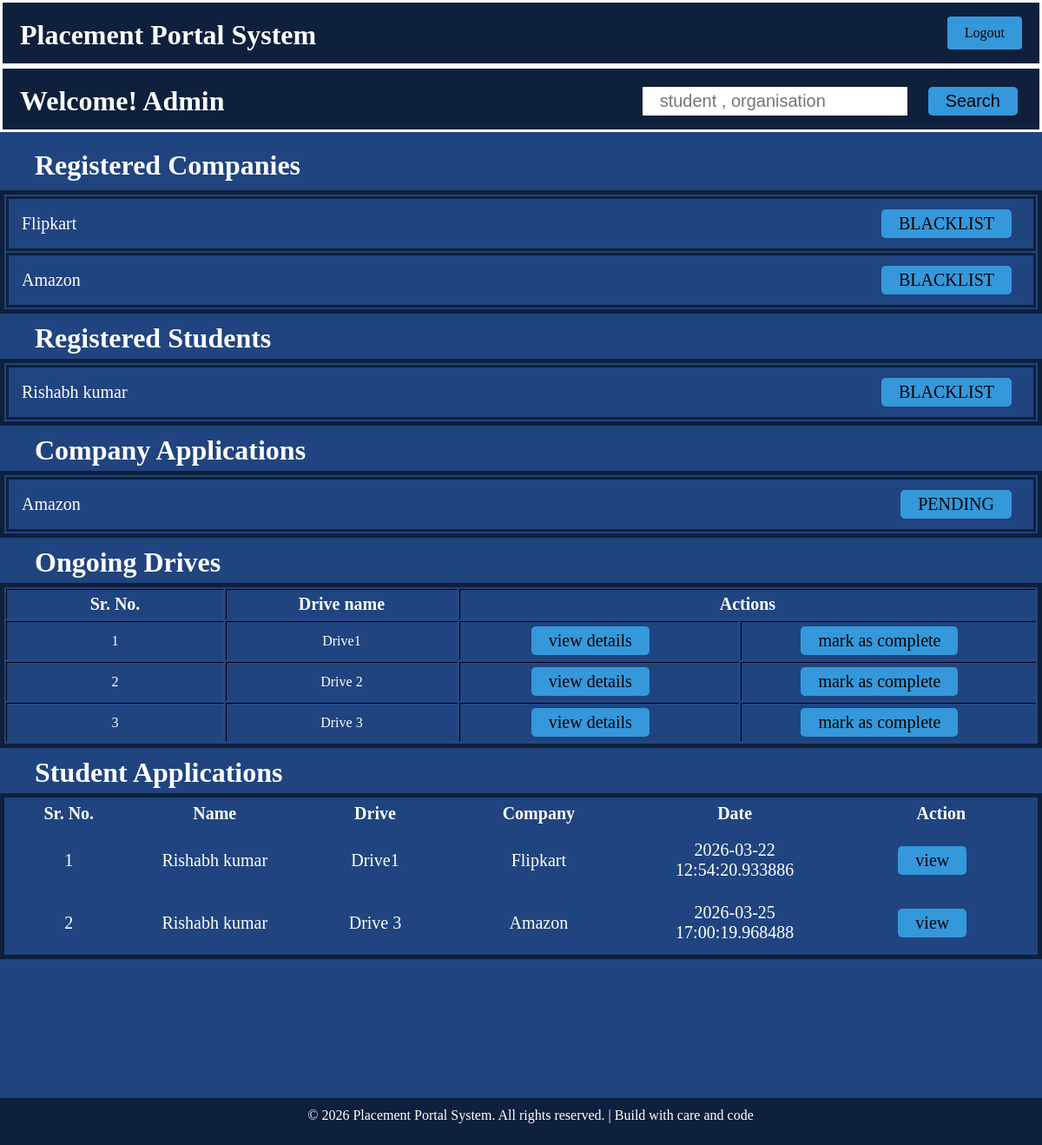
Before: /admin_dash (signed in) with the older database file.
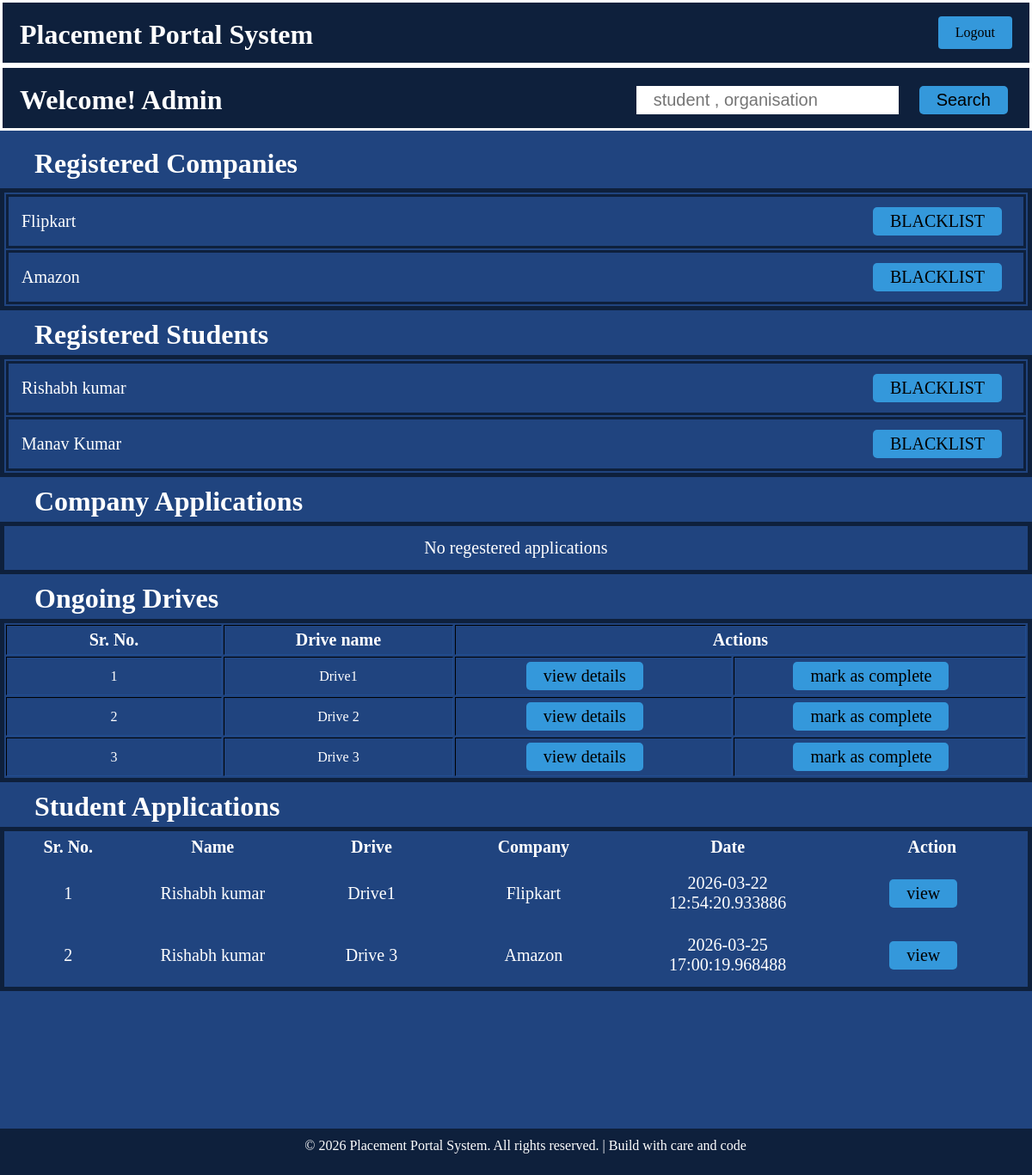
After: the same page with the newer database file.
### models.py (models this page shows)
class User(db.Model):
    __tablename__ = 'users'
    id = db.Column(db.Integer , primary_key=True)
    name = db.Column(db.String(100) , nullable=False)
    email = db.Column(db.String(100) , nullable=False , unique=True)
    password = db.Column(db.String(100) , nullable=False , unique=True)
    role = db.Column(db.String(100) , nullable=False)
    contact = db.Column(db.Integer , nullable=False , unique=True)
    is_active = db.Column(db.String(50),default=True)
    is_blacklist = db.Column(db.Boolean, default=False)

class Profile(db.Model):
    __tablename__ = 'profile'
    company_id = db.Column(db.Integer , db.ForeignKey('drive.company_id') , primary_key=True)
    user_id = db.Column(db.Integer , db.ForeignKey('users.id') , nullable=False)
    company_name = db.Column(db.String(100) , nullable=False, unique=True)
    Hr_contact = db.Column(db.Integer , nullable=False , unique=True)
    website = db.Column(db.String(100) , nullable=False , unique=True)
    Status = db.Column(db.String , default="pending")
    user = db.relationship('User', backref=db.backref('profile', uselist=False))
    drive = db.relationship('Drive', backref='profile')

class Drive(db.Model):
    __tablename__ = 'drive'
    id = db.Column(db.Integer , primary_key=True)
    user_id = db.Column(db.Integer , db.ForeignKey('users.id') , nullable=False)
    drive_name = db.Column(db.String(100) , nullable=False)
    company_id = db.Column(db.Integer , nullable=False)
    job_title = db.Column(db.String(100) , nullable=False)
    job_description = db.Column(db.String(100) , nullable=True)
    eligibilty = db.Column(db.String(100) , nullable=False)
    deadline = db.Column(db.DateTime)
    status = db.Column(db.String , default="pending")
    user = db.relationship('User', backref='drives')

class Application(db.Model):
    __tablename__ = 'application'
    id = db.Column(db.Integer , primary_key=True)
    student_name = db.Column(db.String , nullable=False)
    student_id = db.Column(db.Integer , nullable=False)
    drive_id = db.Column(db.Integer , db.ForeignKey('drive.id') , nullable=False)
    date = db.Column(db.DateTime , default = datetime.utcnow)
    status = db.Column(db.String , default="applied")
    drive = db.relationship('Drive', backref='applications')

### app.py (the view)
@app.route('/admin_dash' , methods=['GET','POST'])
def admin_dash():
    if session.get('role') != "admin":
        return redirect(url_for('index'))
    query = User.query.filter_by(role='company')
    companies = query.distinct().all()
    students = User.query.filter_by(role='student').distinct().all()
    applications = Profile.query.filter_by(Status='pending').distinct().all()
    drives = Drive.query.distinct().all()
    drive=aliased(Drive)
    profile=aliased(Profile)
    details = db.session.query(
        Application.id,
        Application.student_name,
        Application.date,
        drive.job_description.label('job_description'),
        drive.job_title.label('job_title'),
        drive.drive_name.label('drive_name'),
        profile.company_name
    ).select_from(Application).join(drive,Application.drive_id==drive.id).join(profile,profile.user_id==drive.user_id).all()
    stu_applications = []
    for detail in details:
        stu_applications.append({
            'id':detail.id,
            'student_name':detail.student_name,
            'department':detail.job_description,
            'job_title':detail.job_title,
            'drive_name':detail.drive_name,
            'company_name':detail.company_name,
            'date':detail.date
        })
    return render_template('admin_dash.html' , companies=companies , students=students, applications=applications, drives=drives, stu_applications=stu_applications)

### templates/admin_dash.html (shortened to what the changed rows need)
{% extends "base.html" %}
{% block content %}
<div class="contain">
    <div class="ban flex">
        <h1>Welcome! Admin</h1>
    </div>
    <div class="comapny-banner">
        <div style="display: flex; justify-content: space-between; padding-top:10px; padding-bottom:5px">
            <h1><span style="color: white;padding-left:20px;">Registered Companies</span></h1>
        </div>
        <div class="com-list">
            <table>
                {% if companies %}
                {% for company in companies %}
                <tr>
                    <td style="border: 3px solid rgb(14, 32, 60);">
                        <div style="display: flex; justify-content: space-between; align-items: center;">
                            <div style="color:white; padding:12px 10px; font-size:20px;">{{ company.name }}</div>
                            <div>
                                {% if company.is_blacklist %}
                                    <a href="{{url_for('un_blacklist_company' ,id=company.id)}}">REMOVE BLACKLIST</a>
                                {% else %}
                                    <a href="{{url_for('blacklist_company' ,id=company.id)}}">BLACKLIST</a>
                                {% endif %}
                            </div>
                        </div>
                    </td>
                </tr>
                {% endfor %}
                {% else %}
                <tr class="application_td">
                    <td colspan="5" style="color: white;">No Company regestered</td>
                </tr>
                {% endif %}
            </table>
        </div>
    </div>
    <div class="patient-banner">
        <h1><span style="color: white;padding-left:20px;">Registered Students</span></h1>
        <div class="patient-list">
            <table>
                {% if students %}
                {% for student in students %}
                <tr>
                    <td style="border: 3px solid rgb(14, 32, 60);">
                        <div style="display: flex; justify-content: space-between; align-items: center;">
                            <div style="color:white; padding:12px 10px; font-size:20px;">{{ student.name }}</div>
                            <div>
                                {% if student.is_blacklist %}
                                    <a href="{{url_for('un_blacklist_student' ,id=student.id)}}">REMOVE BLACKLIST</a>
                                {% else %}
                                    <a href="{{url_for('blacklist_company' ,id=student.id)}}">BLACKLIST</a>
                                {% endif %}
                            </div>
                        </div>
                    </td>
                </tr>
                {% endfor %}
                {% else %}
                <tr class="application_td">
                    <td colspan="5" style="color: white;">No students regestered</td>
                </tr>
                {% endif %}
            </table>
        </div>
    </div>
    <div class="patient-banner">
        <h1><span style="color: white;padding-left:20px;">Company Applications</span></h1>
        <div class="patient-list">
            <table>
                {% if applications %}
                {% for application in applications %}
                <tr>
                    <td style="border: 3px solid rgb(14, 32, 60);">
                        <div style="display: flex; justify-content: space-between; align-items: center;">
                            <div style="color:white; padding:12px 10px; font-size:20px;">{{ application.company_name }}</div>
                            <a href="{{url_for('approve_company',id=application.company_id)}}">{{ (application.Status).upper() }}</a>
                        </div>
                    </td>
                </tr>
                {% endfor %}
                {% else %}
                <tr class="application_td">
                    <td colspan="5" style="color: white;">No regestered applications</td>
                </tr>
                {% endif %}
            </table>
        </div>
    </div>
    <div class="drive-banner">
        <h1><span style="color: white;padding-left:20px;">Ongoing Drives</span></h1>
        <table border="2">
            {% if drives %}
                <tr class="application_td_1">
                    <th>Sr. No.</th>
                    <th>Drive name</th>
                    <th colspan="2">Actions</th>
                </tr>
                {% for drive in drives %}
                <tr class="application_td_1">
                    <td>{{drive.id}}</td>
                    <td>{{drive.drive_name}}</td>
                    <td><a href="{{url_for('view_details',id=drive.id)}}">view details</a></td>
                    <td><a href="{{url_for('drive_approve',id=drive.id)}}">mark as complete</a></td>
                </tr>
                {% endfor %}
            {% else %}
            <tr class="application_td">
                <td colspan="5" style="color: white;">No pending drives</td>
            </tr>
            {% endif %}
        </table>
    </div>
    <div class="application-banner">
        <h1><span style="color: white;padding-left:20px;">Student Applications</span></h1>
        <table>
            {% if stu_applications %}
                <tr>
                    <th>Sr. No.</th>
                    <th>Name</th>
                    <th>Drive</th>
                    <th>Company</th>
                    <th>Date</th>
                    <th>Action</th>
                </tr>
                {% for application in stu_applications %}
                <tr class="application_td">
                    <td>{{ application.id}}</td>
                    <td>{{ application.student_name}}</td>
                    <td>{{ application.drive_name}}</td>
                    <td>{{ application.company_name}}</td>
                    <td>{{ application.date}}</td>
                    <td><a href="{{url_for('stu_application',app_id=application.id,job=application.job_title)}}">view</a></td>
                </tr>
                {% endfor %}
            {% else %}
            <tr class="application_td">
                <td colspan="5" style="color: white;">No pending applications</td>
            </tr>
            {% endif %}
        </table>
    </div>
</div>
{% endblock %}

Changed rows visible on the page:
no longer on this page (row edited): Profile: company_name "Amazon", Status "PENDING"
added User: name "Manav Kumar", shown under "Registered Students"
Other visible differences:
text now shown: "No regestered applications"
